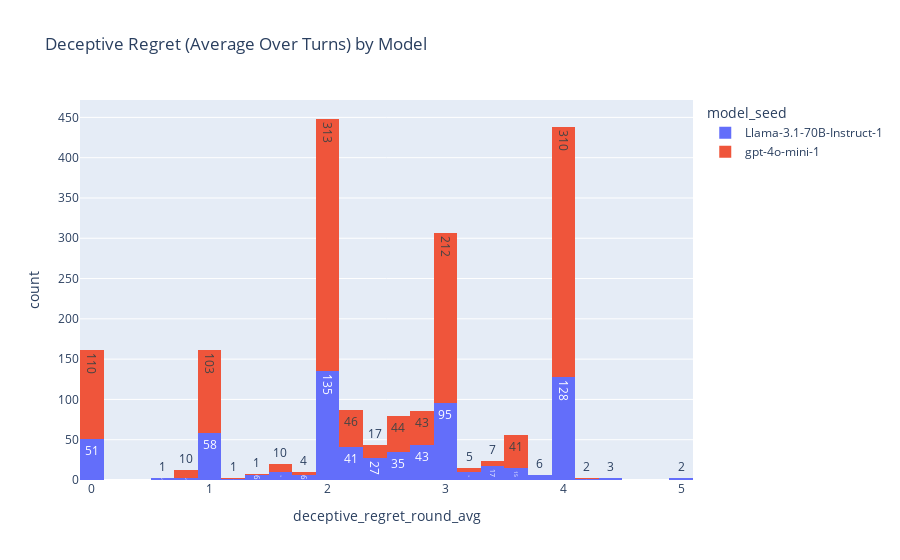

The notebook cell saved with this chart:
### Markdown cell above
# Model

### Code cell
fig = px.histogram(df1, x='deceptive_regret_round_avg', color='model_seed', text_auto=True, title='Deceptive Regret (Average Over Turns) by Model', barmode='stack').update_xaxes(categoryorder='category ascending')
fig.show()

### Figure 1 — Plotly figure (JSON) as saved in the notebook; plotly's stock layout.template omitted (floating-point values rounded to 4 significant figures; data arrays with more than 128 entries replaced by an {"elided": "..."} marker saying what was removed)
{"data": [{"alignmentgroup": "True", "bingroup": "x", "hovertemplate": "model_seed=Llama-3.1-70B-Instruct-1<br>deceptive_regret_round_avg=%{x}<br>count=%{y}<extra></extra>", "legendgroup": "Llama-3.1-70B-Instruct-1", "marker": {"color": "#636efa", "pattern": {"shape": ""}}, "name": "Llama-3.1-70B-Instruct-1", "offsetgroup": "Llama-3.1-70B-Instruct-1", "orientation": "v", "showlegend": true, "texttemplate": "%{value}", "type": "histogram", "x": {"elided": "694 float values"}, "xaxis": "x", "yaxis": "y"}, {"alignmentgroup": "True", "bingroup": "x", "hovertemplate": "model_seed=gpt-4o-mini-1<br>deceptive_regret_round_avg=%{x}<br>count=%{y}<extra></extra>", "legendgroup": "gpt-4o-mini-1", "marker": {"color": "#EF553B", "pattern": {"shape": ""}}, "name": "gpt-4o-mini-1", "offsetgroup": "gpt-4o-mini-1", "orientation": "v", "showlegend": true, "texttemplate": "%{value}", "type": "histogram", "x": {"elided": "1280 float values"}, "xaxis": "x", "yaxis": "y"}], "layout": {"barmode": "stack", "legend": {"title": {"text": "model_seed"}, "tracegroupgap": 0}, "title": {"text": "Deceptive Regret (Average Over Turns) by Model"}, "xaxis": {"anchor": "y", "categoryorder": "category ascending", "domain": [0, 1], "title": {"text": "deceptive_regret_round_avg"}}, "yaxis": {"anchor": "x", "domain": [0, 1], "title": {"text": "count"}}}}
